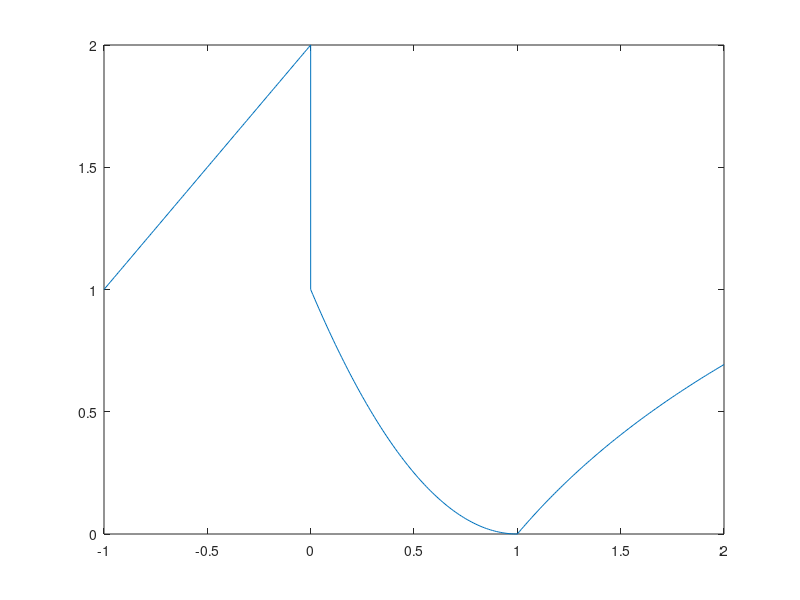

The MATLAB source for this figure:
%% 
%  
%  file:   gyak5.m
%  author: Polcz Péter <ppolcz@gmail.com> 
%  
%  Created on 2016.10.10. Monday, 22:28:55
%

%% 9. feladat

x1 = -1:0.01:0;
x2 = 0:0.01:1;
x3 = 1:0.01:2;
plot([x1 x2 x3], [ x1+2 (x2-1).^2 log(x3) ])
